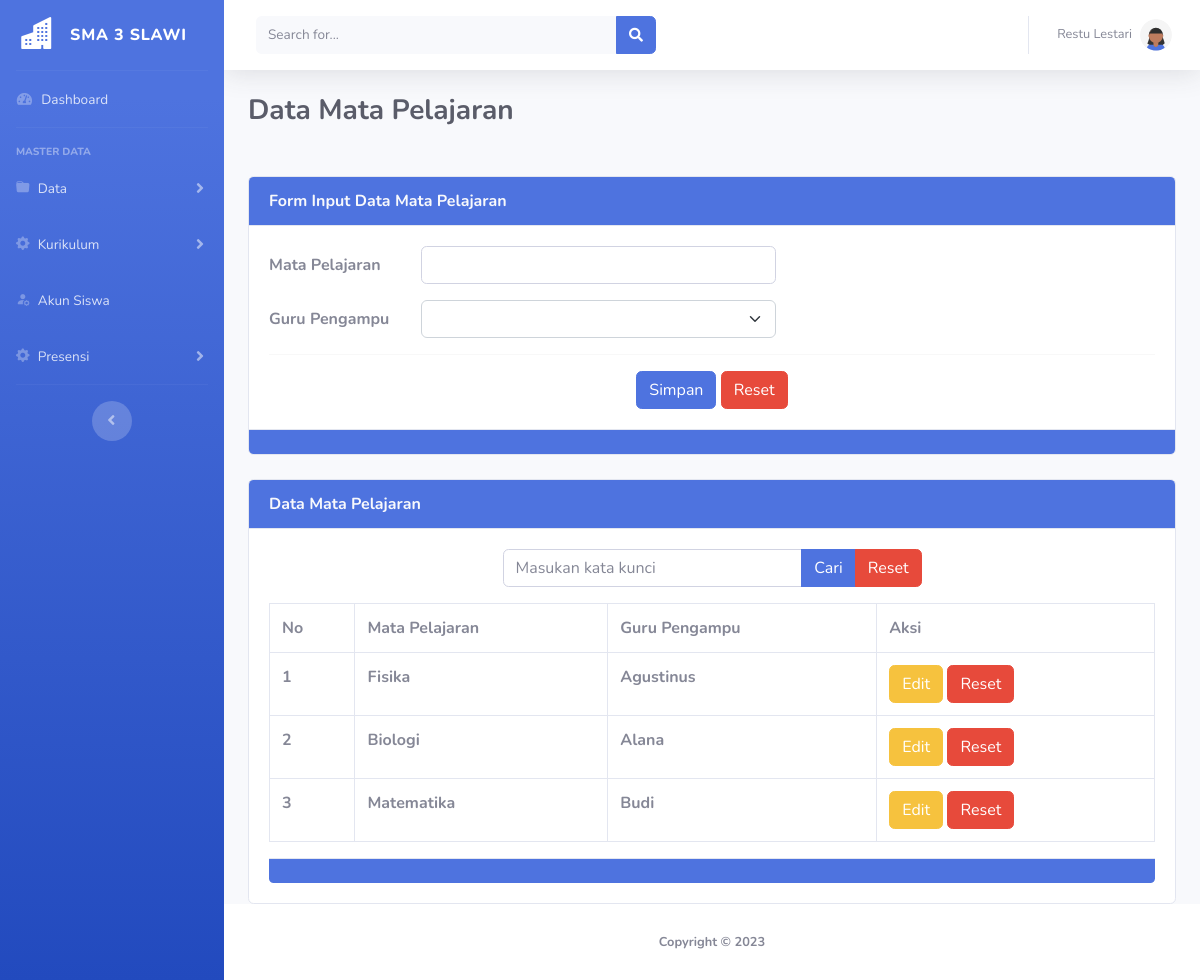
/admin/mapel.php (signed in), run on the app's committed database.
### tables this page shows
CREATE TABLE `tblmapel` (
  `id` int(8) NOT NULL,
  `mapel` text NOT NULL,
  `guru` varchar(27) NOT NULL
);

### admin/mapel.php (the view, shortened to what this page needs)
<?php
include_once "../koneksi.php";
$vmapel = "";
$vguru = "";
?>
<!DOCTYPE html>
<html lang="en">
<head>
    <link href="../assets/vendor/fontawesome-free/css/all.min.css" rel="stylesheet" type="text/css">
    <link href="https://cdn.jsdelivr.net/npm/bootstrap@5.2.3/dist/css/bootstrap.min.css" rel="stylesheet"
>
    <link rel="stylesheet" href="https://cdn.jsdelivr.net/npm/bootstrap-icons@1.10.5/font/bootstrap-icons.css">
    <link href="../assets/css/sb-admin-2.min.css" rel="stylesheet">
</head>
<body id="page-top">
    <div id="wrapper">
        <ul class="navbar-nav bg-gradient-primary sidebar sidebar-dark accordion" id="accordionSidebar">
            <a class="sidebar-brand d-flex align-items-center justify-content-center" href="index.php">
                <div class="sidebar-brand-icon">
                    <i class="bi bi-buildings-fill"></i>
                </div>
                <div class="sidebar-brand-text mx-3">SMA 3 SLAWI</div>
            </a>
            <hr class="sidebar-divider my-0">
            <li class="nav-item">
                <a class="nav-link" href="index.php">
                    <i class="fas fa-fw fa-tachometer-alt"></i>
                    <span>Dashboard</span></a>
            </li>
            <hr class="sidebar-divider">
            <div class="sidebar-heading">
                Master Data
            </div>
            <li class="nav-item">
                <a class="nav-link collapsed" href="#" data-toggle="collapse" data-target="#collapseTwo"
                    aria-expanded="true" aria-controls="collapseTwo">
                    <i class="bi bi-folder-fill"></i>
                    <span>Data</span>
                </a>
            </li>
            <li class="nav-item">
                <a class="nav-link collapsed" href="#" data-toggle="collapse" data-target="#collapseUtilities"
                    aria-expanded="true" aria-controls="collapseUtilities">
                    <i class="bi bi-gear-fill"></i>
                    <span>Kurikulum</span>
                </a>
            </li>
            <li class="nav-item">
                <a class="nav-link" href="akun.php">
                    <i class="bi bi-person-fill-gear"></i>
                    <span>Akun Siswa</span></a>
            </li>
            <li class="nav-item">
                <a class="nav-link collapsed" href="#" data-toggle="collapse" data-target="#collapse3"
                    aria-expanded="true" aria-controls="collapse3">
                    <i class="bi bi-gear-fill"></i>
                    <span>Presensi</span>
                </a>
            </li>
            <hr class="sidebar-divider d-none d-md-block">
            <div class="text-center d-none d-md-inline">
                <button class="rounded-circle border-0" id="sidebarToggle"></button>
            </div>
        </ul>
        <div id="content-wrapper" class="d-flex flex-column">
            <div id="content">
                <nav class="navbar navbar-expand navbar-light bg-white topbar mb-4 static-top shadow">
                    <form
                        class="d-none d-sm-inline-block form-inline mr-auto ml-md-3 my-2 my-md-0 mw-100 navbar-search">
                        <div class="input-group">
                            <input type="text" class="form-control bg-light border-0 small" placeholder="Search for..."
                                aria-label="Search" aria-describedby="basic-addon2">
                            <div class="input-group-append">
                                <button class="btn btn-primary" type="button">
                                    <i class="fas fa-search fa-sm"></i>
                                </button>
                            </div>
                        </div>
                    </form>
                    <ul class="navbar-nav ml-auto">
                        <li class="nav-item dropdown no-arrow">
                            <a class="nav-link dropdown-toggle" href="#" id="userDropdown" role="button"
                                data-toggle="dropdown" aria-haspopup="true" aria-expanded="false">
                                <span class="mr-2 d-none d-lg-inline text-gray-600 small">
                                    <?= $_SESSION['nama']; ?>
                                </span> <img class="img-profile rounded-circle"
                                    src="../assets/img/undraw_profile_1.svg">
                            </a>
                        </li>
                    </ul>
                </nav>
                <div class="container-fluid">
                    <h1 class="h3 mb-4 text-gray-800"><b>Data Mata Pelajaran</h1>
                    <br>
                    <div class="card">
                        <div class="card-header bg-primary text-light">
                            Form Input Data Mata Pelajaran
                        </div>
                        <div class="card-body">
                            <form method="POST">
                                <div class="mb-3 row">
                                    <label for="inputnama" class="col-sm-2 col-form-label">Mata Pelajaran</label>
                                    <div class="col-sm-5">
                                        <input type="text" class="form-control" name="tmapel" id="tmapel"
                                            value="<?= $vmapel ?>">
                                    </div>
                                </div>
                                <div class="mb-3 row">
                                    <label for="inputnama" class="col-sm-2 col-form-label">Guru Pengampu</label>
                                    <div class="col-sm-5">
                                        <select name="tguru" id="tguru" class="form-select" required>
                                            <option value="<?= $vguru ?>"><?= $vguru ?></option>
                                            <?php
                                            $qry = $koneksi->query("SELECT * FROM tblguru");
                                            while ($data = $qry->fetch_assoc()) { ?>
                                                <option value="<?= $data['nama']; ?>"><?= $data['nama']; ?></option>
                                            <?php } ?>
                                        </select>
                                    </div>
                                </div>
                                <div class="text-center">
                                    <hr>
                                    <button type="submit" class="btn btn-primary" name="bsimpan">Simpan</button>
                                    <button class="btn btn-danger" name="breset" type="submit">Reset</button>
                                </div>
                            </form>
                        </div>
                        <div class="card-footer bg-primary">
                        </div>
                    </div>
                    <div class="card mt-4">
                        <div class="card-header bg-primary text-light">
                            Data Mata Pelajaran
                        </div>
                        <div class="card-body">
                            <div class="col-md-6 mx-auto">
                                <form method="POST">
                                    <div class="input-group mb-3">
                                        <input type="text" name="tcari" class="form-control"
                                            placeholder="Masukan kata kunci">
                                        <button class="btn btn-primary" name="bcari" type="sumbit">Cari</button>
                                        <button class="btn btn-danger" name="breset" type="submit">Reset</button>
                                    </div>
                                </form>
                            </div>
                            <div class="scroll">
                                <table class="table table-stripped table-hover table-bordered">
                                    <tr>
                                        <th>No</th>
                                        <th>Mata Pelajaran</th>
                                        <th>Guru Pengampu</th>
                                        <th>Aksi</th>
                                    </tr>
                                    <?php
                                    $no = 1;
                                    if (isset($_POST['bcari'])) {
                                        $keyword = $_POST['tcari'];
                                        $q = "SELECT * FROM tblmapel WHERE mapel like '%$keyword%' or guru like '%$keyword%' order by id desc";
                                    } else {
                                        $q = "SELECT * FROM tblmapel order by id desc";
                                    }
                                    $tampil = mysqli_query($koneksi, $q);
                                    while ($data = mysqli_fetch_array($tampil)):
                                        ?>
                                        <tr>
                                            <td>
                                                <?= $no++ ?>
                                            </td>
                                            <td>
                                                <?= $data['mapel'] ?>
                                            </td>
                                            <td>
                                                <?= $data['guru'] ?>
                                            </td>
                                            <td>
                                                <a href="mapel.php?hal=edit&id=<?= $data['id'] ?>"
                                                    class="btn btn-warning">Edit</a>
                                                <a href="mapel.php?hal=hapus&id=<?= $data['id'] ?>"
                                                    class="btn btn-danger"
                                                    onclick="return confirm('Apakah anda yakin akan menghapus data ini?')">Reset</a>
                                            </td>
                                        </tr>
                                    <?php endwhile; ?>
                                </table>
                            </div>
                            <div class="card-footer bg-primary">
                            </div>
                        </div>
                    </div>
                </div>
                <footer class="sticky-footer bg-white">
                    <div class="container my-auto">
                        <div class="copyright text-center my-auto">
                            <span>Copyright &copy; 2023</span>
                        </div>
                    </div>
                </footer>
            </div>
        </div>
</body>
</html>

### data on the page
tblmapel: mapel "Fisika", guru "Agustinus"
tblmapel: mapel "Biologi", guru "Alana"
tblmapel: mapel "Matematika", guru "Budi"

### other printed values
$_SESSION['nama'] "Restu Lestari"
